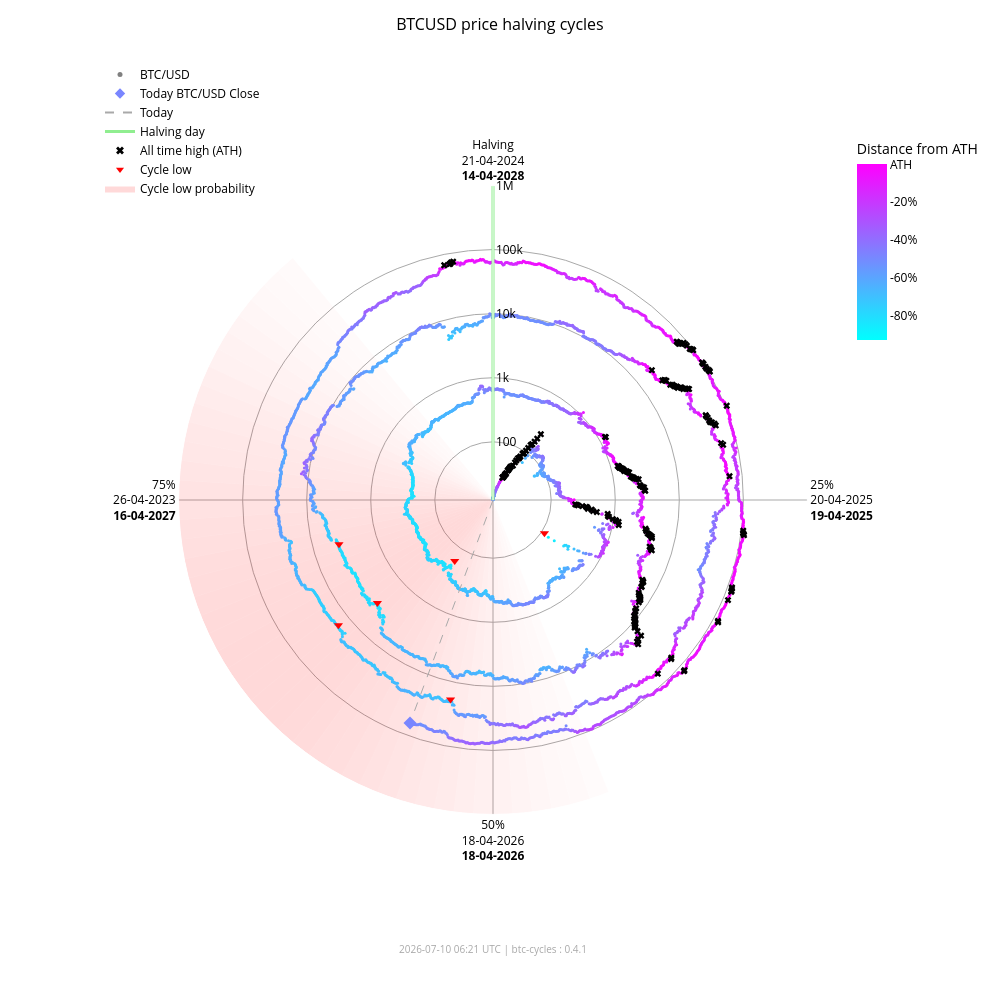

Notebook source saved alongside this figure:
### Markdown cell above
### Interactive chart (plotly)

### Code cell
fig_interactive = btc.plot(
    kind="interactive",
    from_date="2012-11-28",
)
# plotly config for interactivity
config = {"scrollZoom": True, "displayModeBar": True}
# display in notebook
fig_interactive.show(config=config)

### Figure 1 — Plotly figure (JSON) as saved in the notebook; plotly's stock layout.template omitted (floating-point values rounded to 4 significant figures; data arrays with more than 128 entries replaced by an {"elided": "..."} marker saying what was removed)
{"data": [{"fill": "toself", "fillcolor": "rgba(255,0,0,0.017168280509461755)", "hoverinfo": "skip", "line": {"width": 0}, "mode": "lines", "r": [12.35, 1000000, 1000000, 12.35, 12.35], "showlegend": false, "theta": [158.4, 158.4, 162.0, 162.0, 158.4], "type": "scatterpolar"}, {"fill": "toself", "fillcolor": "rgba(255,0,0,0.022114794501891175)", "hoverinfo": "skip", "line": {"width": 0}, "mode": "lines", "r": [12.35, 1000000, 1000000, 12.35, 12.35], "showlegend": false, "theta": [162.0, 162.0, 165.6, 165.6, 162.0], "type": "scatterpolar"}, {"fill": "toself", "fillcolor": "rgba(255,0,0,0.02790404259511669)", "hoverinfo": "skip", "line": {"width": 0}, "mode": "lines", "r": [12.35, 1000000, 1000000, 12.35, 12.35], "showlegend": false, "theta": [165.6, 165.6, 169.2, 169.2, 165.6], "type": "scatterpolar"}, {"fill": "toself", "fillcolor": "rgba(255,0,0,0.034518294852420334)", "hoverinfo": "skip", "line": {"width": 0}, "mode": "lines", "r": [12.35, 1000000, 1000000, 12.35, 12.35], "showlegend": false, "theta": [169.2, 169.2, 172.8, 172.8, 169.2], "type": "scatterpolar"}, {"fill": "toself", "fillcolor": "rgba(255,0,0,0.041901979682821514)", "hoverinfo": "skip", "line": {"width": 0}, "mode": "lines", "r": [12.35, 1000000, 1000000, 12.35, 12.35], "showlegend": false, "theta": [172.8, 172.8, 176.4, 176.4, 172.8], "type": "scatterpolar"}, {"fill": "toself", "fillcolor": "rgba(255,0,0,0.04996405861294358)", "hoverinfo": "skip", "line": {"width": 0}, "mode": "lines", "r": [12.35, 1000000, 1000000, 12.35, 12.35], "showlegend": false, "theta": [176.4, 176.4, 180.0, 180.0, 176.4], "type": "scatterpolar"}, {"fill": "toself", "fillcolor": "rgba(255,0,0,0.05858349692240514)", "hoverinfo": "skip", "line": {"width": 0}, "mode": "lines", "r": [12.35, 1000000, 1000000, 12.35, 12.35], "showlegend": false, "theta": [180.0, 180.0, 183.6, 183.6, 180.0], "type": "scatterpolar"}, {"fill": "toself", "fillcolor": "rgba(255,0,0,0.06761662035375064)", "hoverinfo": "skip", "line": {"width": 0}, "mode": "lines", "r": [12.35, 1000000, 1000000, 12.35, 12.35], "showlegend": false, "theta": [183.6, 183.6, 187.2, 187.2, 183.6], "type": "scatterpolar"}, {"fill": "toself", "fillcolor": "rgba(255,0,0,0.07690481219944661)", "hoverinfo": "skip", "line": {"width": 0}, "mode": "lines", "r": [12.35, 1000000, 1000000, 12.35, 12.35], "showlegend": false, "theta": [187.2, 187.2, 190.8, 190.8, 187.2], "type": "scatterpolar"}, {"fill": "toself", "fillcolor": "rgba(255,0,0,0.08628112000611096)", "hoverinfo": "skip", "line": {"width": 0}, "mode": "lines", "r": [12.35, 1000000, 1000000, 12.35, 12.35], "showlegend": false, "theta": [190.8, 190.8, 194.4, 194.4, 190.8], "type": "scatterpolar"}, {"fill": "toself", "fillcolor": "rgba(255,0,0,0.09557490841018089)", "hoverinfo": "skip", "line": {"width": 0}, "mode": "lines", "r": [12.35, 1000000, 1000000, 12.35, 12.35], "showlegend": false, "theta": [194.4, 194.4, 198.0, 198.0, 194.4], "type": "scatterpolar"}, {"fill": "toself", "fillcolor": "rgba(255,0,0,0.10461455782963762)", "hoverinfo": "skip", "line": {"width": 0}, "mode": "lines", "r": [12.35, 1000000, 1000000, 12.35, 12.35], "showlegend": false, "theta": [198.0, 198.0, 201.6, 201.6, 198.0], "type": "scatterpolar"}, {"fill": "toself", "fillcolor": "rgba(255,0,0,0.11322908719652829)", "hoverinfo": "skip", "line": {"width": 0}, "mode": "lines", "r": [12.35, 1000000, 1000000, 12.35, 12.35], "showlegend": false, "theta": [201.6, 201.6, 205.2, 205.2, 201.6], "type": "scatterpolar"}, {"fill": "toself", "fillcolor": "rgba(255,0,0,0.12125015337052986)", "hoverinfo": "skip", "line": {"width": 0}, "mode": "lines", "r": [12.35, 1000000, 1000000, 12.35, 12.35], "showlegend": false, "theta": [205.2, 205.2, 208.8, 208.8, 205.2], "type": "scatterpolar"}, {"fill": "toself", "fillcolor": "rgba(255,0,0,0.12851590515331976)", "hoverinfo": "skip", "line": {"width": 0}, "mode": "lines", "r": [12.35, 1000000, 1000000, 12.35, 12.35], "showlegend": false, "theta": [208.8, 208.8, 212.4, 212.4, 208.8], "type": "scatterpolar"}, {"fill": "toself", "fillcolor": "rgba(255,0,0,0.13487757461161184)", "hoverinfo": "skip", "line": {"width": 0}, "mode": "lines", "r": [12.35, 1000000, 1000000, 12.35, 12.35], "showlegend": false, "theta": [212.4, 212.4, 216.0, 216.0, 212.4], "type": "scatterpolar"}, {"fill": "toself", "fillcolor": "rgba(255,0,0,0.14020862181849592)", "hoverinfo": "skip", "line": {"width": 0}, "mode": "lines", "r": [12.35, 1000000, 1000000, 12.35, 12.35], "showlegend": false, "theta": [216.0, 216.0, 219.6, 219.6, 216.0], "type": "scatterpolar"}, {"fill": "toself", "fillcolor": "rgba(255,0,0,0.14441504950654527)", "hoverinfo": "skip", "line": {"width": 0}, "mode": "lines", "r": [12.35, 1000000, 1000000, 12.35, 12.35], "showlegend": false, "theta": [219.6, 219.6, 223.2, 223.2, 219.6], "type": "scatterpolar"}, {"fill": "toself", "fillcolor": "rgba(255,0,0,0.14744459351271713)", "hoverinfo": "skip", "line": {"width": 0}, "mode": "lines", "r": [12.35, 1000000, 1000000, 12.35, 12.35], "showlegend": false, "theta": [223.2, 223.2, 226.8, 226.8, 223.2], "type": "scatterpolar"}, {"fill": "toself", "fillcolor": "rgba(255,0,0,0.14929223192296423)", "hoverinfo": "skip", "line": {"width": 0}, "mode": "lines", "r": [12.35, 1000000, 1000000, 12.35, 12.35], "showlegend": false, "theta": [226.8, 226.8, 230.4, 230.4, 226.8], "type": "scatterpolar"}, {"fill": "toself", "fillcolor": "rgba(255,0,0,0.15)", "hoverinfo": "skip", "line": {"width": 0}, "mode": "lines", "r": [12.35, 1000000, 1000000, 12.35, 12.35], "showlegend": false, "theta": [230.4, 230.4, 234.0, 234.0, 230.4], "type": "scatterpolar"}, {"fill": "toself", "fillcolor": "rgba(255,0,0,0.14965033825231114)", "hoverinfo": "skip", "line": {"width": 0}, "mode": "lines", "r": [12.35, 1000000, 1000000, 12.35, 12.35], "showlegend": false, "theta": [234.0, 234.0, 237.6, 237.6, 234.0], "type": "scatterpolar"}, {"fill": "toself", "fillcolor": "rgba(255,0,0,0.14835378057909807)", "hoverinfo": "skip", "line": {"width": 0}, "mode": "lines", "r": [12.35, 1000000, 1000000, 12.35, 12.35], "showlegend": false, "theta": [237.6, 237.6, 241.2, 241.2, 237.6], "type": "scatterpolar"}, {"fill": "toself", "fillcolor": "rgba(255,0,0,0.14623322283554635)", "hoverinfo": "skip", "line": {"width": 0}, "mode": "lines", "r": [12.35, 1000000, 1000000, 12.35, 12.35], "showlegend": false, "theta": [241.2, 241.2, 244.8, 244.8, 241.2], "type": "scatterpolar"}, {"fill": "toself", "fillcolor": "rgba(255,0,0,0.1434078538226231)", "hoverinfo": "skip", "line": {"width": 0}, "mode": "lines", "r": [12.35, 1000000, 1000000, 12.35, 12.35], "showlegend": false, "theta": [244.8, 244.8, 248.4, 248.4, 244.8], "type": "scatterpolar"}, {"fill": "toself", "fillcolor": "rgba(255,0,0,0.13997983179373427)", "hoverinfo": "skip", "line": {"width": 0}, "mode": "lines", "r": [12.35, 1000000, 1000000, 12.35, 12.35], "showlegend": false, "theta": [248.4, 248.4, 252.0, 252.0, 248.4], "type": "scatterpolar"}, {"fill": "toself", "fillcolor": "rgba(255,0,0,0.13602598258454268)", "hoverinfo": "skip", "line": {"width": 0}, "mode": "lines", "r": [12.35, 1000000, 1000000, 12.35, 12.35], "showlegend": false, "theta": [252.0, 252.0, 255.6, 255.6, 252.0], "type": "scatterpolar"}, {"fill": "toself", "fillcolor": "rgba(255,0,0,0.13159547355344953)", "hoverinfo": "skip", "line": {"width": 0}, "mode": "lines", "r": [12.35, 1000000, 1000000, 12.35, 12.35], "showlegend": false, "theta": [255.6, 255.6, 259.2, 259.2, 255.6], "type": "scatterpolar"}, {"fill": "toself", "fillcolor": "rgba(255,0,0,0.12671301775492697)", "hoverinfo": "skip", "line": {"width": 0}, "mode": "lines", "r": [12.35, 1000000, 1000000, 12.35, 12.35], "showlegend": false, "theta": [259.2, 259.2, 262.8, 262.8, 259.2], "type": "scatterpolar"}, {"fill": "toself", "fillcolor": "rgba(255,0,0,0.12138610149219965)", "hoverinfo": "skip", "line": {"width": 0}, "mode": "lines", "r": [12.35, 1000000, 1000000, 12.35, 12.35], "showlegend": false, "theta": [262.8, 262.8, 266.4, 266.4, 262.8], "type": "scatterpolar"}, {"fill": "toself", "fillcolor": "rgba(255,0,0,0.1156142551644921)", "hoverinfo": "skip", "line": {"width": 0}, "mode": "lines", "r": [12.35, 1000000, 1000000, 12.35, 12.35], "showlegend": false, "theta": [266.4, 266.4, 270.0, 270.0, 266.4], "type": "scatterpolar"}, {"fill": "toself", "fillcolor": "rgba(255,0,0,0.10939851441251548)", "hoverinfo": "skip", "line": {"width": 0}, "mode": "lines", "r": [12.35, 1000000, 1000000, 12.35, 12.35], "showlegend": false, "theta": [270.0, 270.0, 273.6, 273.6, 270.0], "type": "scatterpolar"}, {"fill": "toself", "fillcolor": "rgba(255,0,0,0.10274974912946185)", "hoverinfo": "skip", "line": {"width": 0}, "mode": "lines", "r": [12.35, 1000000, 1000000, 12.35, 12.35], "showlegend": false, "theta": [273.6, 273.6, 277.2, 277.2, 273.6], "type": "scatterpolar"}, {"fill": "toself", "fillcolor": "rgba(255,0,0,0.09569517349791425)", "hoverinfo": "skip", "line": {"width": 0}, "mode": "lines", "r": [12.35, 1000000, 1000000, 12.35, 12.35], "showlegend": false, "theta": [277.2, 277.2, 280.8, 280.8, 277.2], "type": "scatterpolar"}, {"fill": "toself", "fillcolor": "rgba(255,0,0,0.08828282625646727)", "hoverinfo": "skip", "line": {"width": 0}, "mode": "lines", "r": [12.35, 1000000, 1000000, 12.35, 12.35], "showlegend": false, "theta": [280.8, 280.8, 284.4, 284.4, 280.8], "type": "scatterpolar"}, {"fill": "toself", "fillcolor": "rgba(255,0,0,0.08058400018765345)", "hoverinfo": "skip", "line": {"width": 0}, "mode": "lines", "r": [12.35, 1000000, 1000000, 12.35, 12.35], "showlegend": false, "theta": [284.4, 284.4, 288.0, 288.0, 284.4], "type": "scatterpolar"}, {"fill": "toself", "fillcolor": "rgba(255,0,0,0.07269354608292704)", "hoverinfo": "skip", "line": {"width": 0}, "mode": "lines", "r": [12.35, 1000000, 1000000, 12.35, 12.35], "showlegend": false, "theta": [288.0, 288.0, 291.6, 291.6, 288.0], "type": "scatterpolar"}, {"fill": "toself", "fillcolor": "rgba(255,0,0,0.06472784449068783)", "hoverinfo": "skip", "line": {"width": 0}, "mode": "lines", "r": [12.35, 1000000, 1000000, 12.35, 12.35], "showlegend": false, "theta": [291.6, 291.6, 295.2, 295.2, 291.6], "type": "scatterpolar"}, {"fill": "toself", "fillcolor": "rgba(255,0,0,0.05682021976743955)", "hoverinfo": "skip", "line": {"width": 0}, "mode": "lines", "r": [12.35, 1000000, 1000000, 12.35, 12.35], "showlegend": false, "theta": [295.2, 295.2, 298.8, 298.8, 295.2], "type": "scatterpolar"}, {"fill": "toself", "fillcolor": "rgba(255,0,0,0.04911378436707333)", "hoverinfo": "skip", "line": {"width": 0}, "mode": "lines", "r": [12.35, 1000000, 1000000, 12.35, 12.35], "showlegend": false, "theta": [298.8, 298.8, 302.4, 302.4, 298.8], "type": "scatterpolar"}, {"fill": "toself", "fillcolor": "rgba(255,0,0,0.04175213714896469)", "hoverinfo": "skip", "line": {"width": 0}, "mode": "lines", "r": [12.35, 1000000, 1000000, 12.35, 12.35], "showlegend": false, "theta": [302.4, 302.4, 306.0, 306.0, 302.4], "type": "scatterpolar"}, {"fill": "toself", "fillcolor": "rgba(255,0,0,0.034868865657538876)", "hoverinfo": "skip", "line": {"width": 0}, "mode": "lines", "r": [12.35, 1000000, 1000000, 12.35, 12.35], "showlegend": false, "theta": [306.0, 306.0, 309.6, 309.6, 306.0], "type": "scatterpolar"}, {"fill": "toself", "fillcolor": "rgba(255,0,0,0.02857722515334582)", "hoverinfo": "skip", "line": {"width": 0}, "mode": "lines", "r": [12.35, 1000000, 1000000, 12.35, 12.35], "showlegend": false, "theta": [309.6, 309.6, 313.2, 313.2, 309.6], "type": "scatterpolar"}, {"fill": "toself", "fillcolor": "rgba(255,0,0,0.022961515313555197)", "hoverinfo": "skip", "line": {"width": 0}, "mode": "lines", "r": [12.35, 1000000, 1000000, 12.35, 12.35], "showlegend": false, "theta": [313.2, 313.2, 316.8, 316.8, 313.2], "type": "scatterpolar"}, {"fill": "toself", "fillcolor": "rgba(255,0,0,0.01807146942917362)", "hoverinfo": "skip", "line": {"width": 0}, "mode": "lines", "r": [12.35, 1000000, 1000000, 12.35, 12.35], "showlegend": false, "theta": [316.8, 316.8, 320.4, 320.4, 316.8], "type": "scatterpolar"}, {"hoverinfo": "text", "marker": {"color": {"elided": "4973 str values"}, "size": 3}, "mode": "markers", "r": {"elided": "4973 float values"}, "showlegend": false, "text": {"elided": "4973 str values"}, "theta": {"elided": "4973 float values"}, "type": "scatterpolar"}, {"hoverinfo": "skip", "line": {"color": "lightgreen", "width": 3}, "mode": "lines", "r": [12.35, 1000000], "showlegend": false, "theta": [0, 0], "type": "scatterpolar"}, {"hoverinfo": "skip", "line": {"color": "darkgrey", "dash": "dash", "width": 1}, "mode": "lines", "r": [12.35, 63920.0], "showlegend": false, "theta": [200.4, 200.4], "type": "scatterpolar"}, {"hoverinfo": "text", "marker": {"color": "#7986ff", "size": 10, "symbol": "diamond"}, "mode": "markers", "r": [63920.0], "showlegend": false, "text": ["Today<br>Date: 2026-07-10<br>Price: $63,920.60"], "theta": [200.4], "type": "scatterpolar"}, {"hoverinfo": "text", "marker": {"color": "black", "size": 6, "symbol": "x"}, "mode": "markers", "r": {"elided": "195 float values"}, "showlegend": false, "text": {"elided": "195 str values"}, "theta": {"elided": "195 float values"}, "type": "scatterpolar"}, {"hoverinfo": "text", "marker": {"color": "red", "size": 8, "symbol": "triangle-down"}, "mode": "markers", "r": [111.6, 164.9, 3233.0, 3925.0, 18950.0, 15760.0], "showlegend": false, "text": ["Cycle Low<br>Date: 2014-02-21<br>Price: $111.56<br>ATH distance: -91.0%", "Cycle Low<br>Date: 2015-01-14<br>Price: $164.92<br>ATH distance: -86.7%", "Cycle Low<br>Date: 2018-12-15<br>Price: $3,232.51<br>ATH distance: -83.3%", "Cycle Low<br>Date: 2019-03-25<br>Price: $3,924.55<br>ATH distance: -79.7%", "Cycle Low<br>Date: 2022-06-18<br>Price: $18,954.25<br>ATH distance: -71.9%", "Cycle Low<br>Date: 2022-11-21<br>Price: $15,760.19<br>ATH distance: -76.7%"], "theta": [122.8, 212.1, 228.3, 254.0, 192.0, 231.0], "type": "scatterpolar"}, {"marker": {"color": "grey", "size": 5}, "mode": "markers", "name": "BTC/USD", "r": [null], "theta": [null], "type": "scatterpolar"}, {"marker": {"color": "#7986ff", "size": 8, "symbol": "diamond"}, "mode": "markers", "name": "Today BTC/USD Close", "r": [null], "theta": [null], "type": "scatterpolar"}, {"line": {"color": "darkgrey", "dash": "dash"}, "mode": "lines", "name": "Today", "r": [null], "theta": [null], "type": "scatterpolar"}, {"line": {"color": "lightgreen", "width": 3}, "mode": "lines", "name": "Halving day", "r": [null], "theta": [null], "type": "scatterpolar"}, {"marker": {"color": "black", "size": 7, "symbol": "x"}, "mode": "markers", "name": "All time high (ATH)", "r": [null], "theta": [null], "type": "scatterpolar"}, {"marker": {"color": "red", "size": 7, "symbol": "triangle-down"}, "mode": "markers", "name": "Cycle low", "r": [null], "theta": [null], "type": "scatterpolar"}, {"fill": "toself", "fillcolor": "rgba(255,0,0,0.15)", "line": {"width": 0}, "mode": "lines", "name": "Cycle low probability", "r": [null], "theta": [null], "type": "scatterpolar"}, {"hoverinfo": "skip", "marker": {"cmax": 0, "cmin": -0.9307, "color": [0], "colorbar": {"len": 0.25, "ticktext": ["ATH", "-20%", "-40%", "-60%", "-80%", "-100%"], "tickvals": [0, -0.2, -0.4, -0.6, -0.8, -1.0], "title": {"text": "Distance from ATH"}, "x": 0.95, "y": 0.92, "yanchor": "top"}, "colorscale": {"elided": "256x2 mixed values"}, "showscale": true, "size": 0}, "mode": "markers", "r": [null], "showlegend": false, "theta": [null], "type": "scatterpolar"}], "layout": {"annotations": [{"font": {"color": "darkgrey", "size": 10}, "showarrow": false, "text": "2026-07-10 06:21 UTC | btc-cycles : 0.4.1", "x": 0.5, "xref": "paper", "y": -0.02, "yref": "paper"}], "font": {"color": "black"}, "height": 1000, "legend": {"bgcolor": "rgba(0,0,0,0)", "font": {"color": "black"}, "x": 0.0, "y": 1.0}, "margin": {"b": 60, "l": 100, "r": 80, "t": 60}, "paper_bgcolor": "white", "plot_bgcolor": "white", "polar": {"angularaxis": {"color": "black", "direction": "clockwise", "gridcolor": "darkgrey", "rotation": 90, "ticktext": ["Halving<br>21-04-2024<br><b>14-04-2028</b>", "25%<br>20-04-2025<br><b>19-04-2025</b>", "50%<br>18-04-2026<br><b>18-04-2026</b>", "75%<br>26-04-2023<br><b>16-04-2027</b>"], "tickvals": [0, 90, 180, 270]}, "bgcolor": "white", "domain": {"x": [0.1, 0.9], "y": [0.05, 0.95]}, "radialaxis": {"angle": 90, "color": "black", "gridcolor": "darkgrey", "range": [1.092, 6.0], "tickangle": 90, "ticktext": ["100", "1k", "10k", "100k", "1M"], "tickvals": [100, 1000, 10000, 100000, 1000000], "type": "log"}}, "title": {"font": {"color": "black", "size": 16}, "text": "BTCUSD price halving cycles", "x": 0.5}, "width": 1000}}
